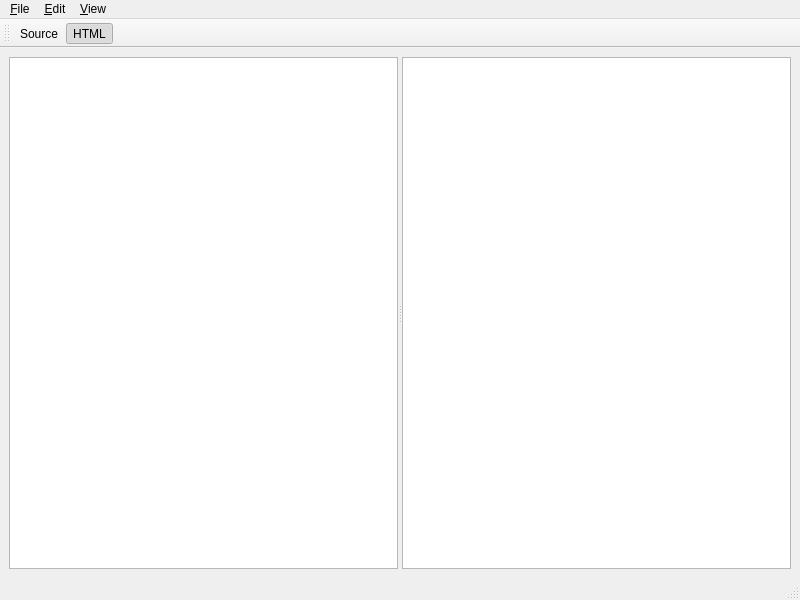
<?xml version="1.0" encoding="UTF-8"?>
<ui version="4.0">
 <class>MainWindow</class>
 <widget class="QMainWindow" name="MainWindow">
  <property name="geometry">
   <rect>
    <x>0</x>
    <y>0</y>
    <width>800</width>
    <height>600</height>
   </rect>
  </property>
  <property name="windowTitle">
   <string>MainWindow</string>
  </property>
  <widget class="QWidget" name="centralwidget">
   <layout class="QHBoxLayout" name="horizontalLayout">
    <item>
     <widget class="QSplitter" name="splitter">
      <property name="orientation">
       <enum>Qt::Orientation::Horizontal</enum>
      </property>
      <widget class="QPlainTextEdit" name="plainTextEdit"/>
      <widget class="QTextEdit" name="textEdit">
       <property name="readOnly">
        <bool>true</bool>
       </property>
      </widget>
     </widget>
    </item>
   </layout>
  </widget>
  <widget class="QMenuBar" name="menubar">
   <property name="geometry">
    <rect>
     <x>0</x>
     <y>0</y>
     <width>800</width>
     <height>21</height>
    </rect>
   </property>
   <widget class="QMenu" name="menu_View">
    <property name="title">
     <string>&amp;View</string>
    </property>
    <addaction name="action_Source"/>
    <addaction name="action_HTML"/>
   </widget>
   <widget class="QMenu" name="menu_File">
    <property name="title">
     <string>&amp;File</string>
    </property>
    <addaction name="actione_Xit"/>
   </widget>
   <widget class="QMenu" name="menu_Edit">
    <property name="title">
     <string>&amp;Edit</string>
    </property>
    <addaction name="actionCopy_HTML_Source"/>
   </widget>
   <addaction name="menu_File"/>
   <addaction name="menu_Edit"/>
   <addaction name="menu_View"/>
  </widget>
  <widget class="QStatusBar" name="statusbar"/>
  <widget class="QToolBar" name="toolBar">
   <property name="windowTitle">
    <string>toolBar</string>
   </property>
   <attribute name="toolBarArea">
    <enum>TopToolBarArea</enum>
   </attribute>
   <attribute name="toolBarBreak">
    <bool>false</bool>
   </attribute>
   <addaction name="action_Source"/>
   <addaction name="action_HTML"/>
  </widget>
  <action name="action_Source">
   <property name="checkable">
    <bool>true</bool>
   </property>
   <property name="text">
    <string>&amp;Source</string>
   </property>
  </action>
  <action name="action_HTML">
   <property name="checkable">
    <bool>true</bool>
   </property>
   <property name="checked">
    <bool>true</bool>
   </property>
   <property name="text">
    <string>&amp;HTML</string>
   </property>
  </action>
  <action name="actione_Xit">
   <property name="text">
    <string>e&amp;Xit</string>
   </property>
  </action>
  <action name="actionCopy_HTML_Source">
   <property name="text">
    <string>Copy HTML &amp;Source</string>
   </property>
   <property name="shortcut">
    <string>Ctrl+Shift+C</string>
   </property>
  </action>
 </widget>
 <resources/>
 <connections>
  <connection>
   <sender>plainTextEdit</sender>
   <signal>textChanged()</signal>
   <receiver>MainWindow</receiver>
   <slot>plainTextChanged()</slot>
   <hints>
    <hint type="sourcelabel">
     <x>160</x>
     <y>198</y>
    </hint>
    <hint type="destinationlabel">
     <x>756</x>
     <y>572</y>
    </hint>
   </hints>
  </connection>
 </connections>
 <slots>
  <slot>plainTextChanged()</slot>
 </slots>
</ui>
